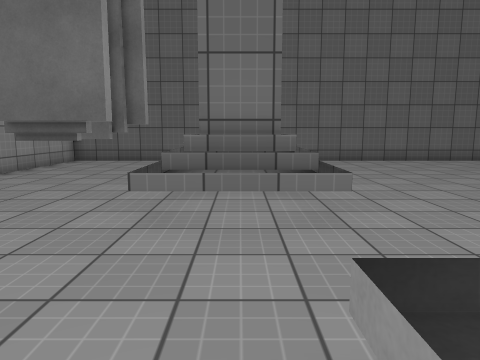
View 1 (above)

16 first-person views from a walk through a 3-D level made in the Unity game engine. The camera is 1.3 m above the floor, tilts 8° down and sees 70° across. The floor is counted in squares, 1 m on a side. Each view is taken from the middle of a square. On the plan, view 1 faces up. The plan holds only what a view shows up to about 15 squares ahead; the rest is blank. The place goes on beyond the plan. Surface patterns are stand-ins for the level's own textures.

View 2
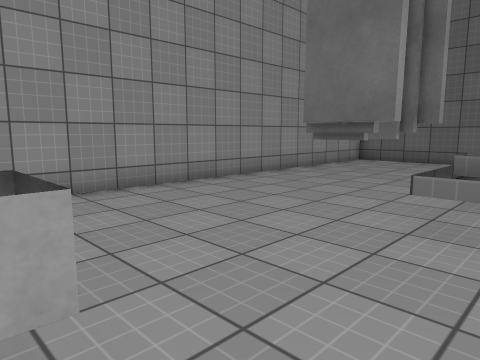

View 3
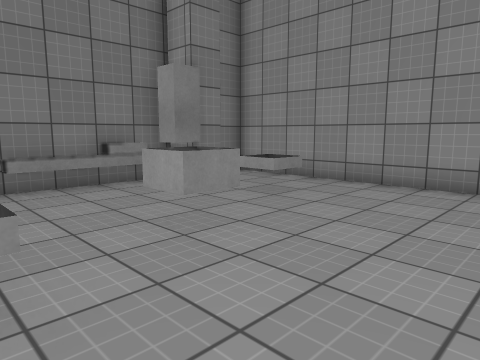

View 4
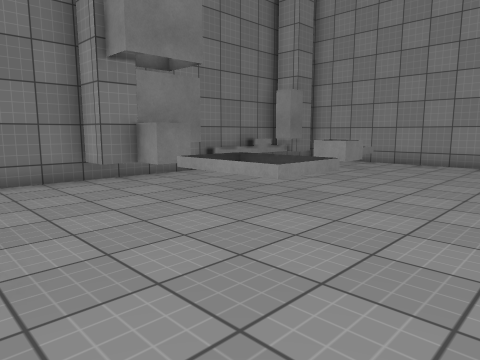

View 5
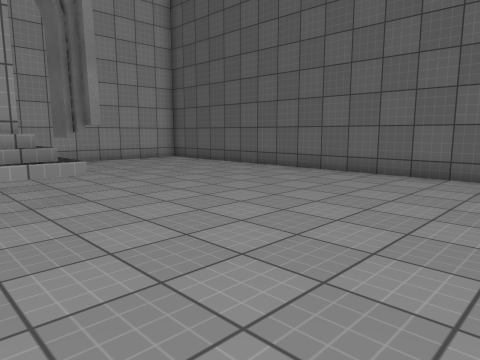

View 6
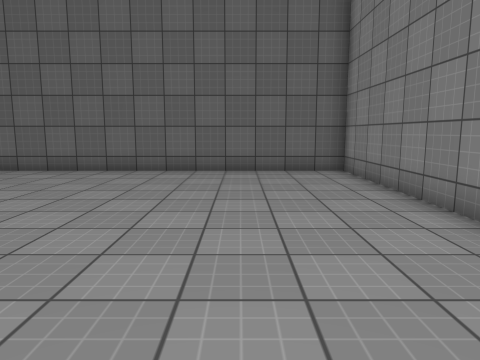

View 7
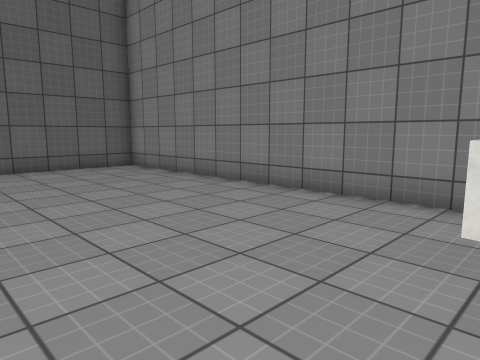

View 8
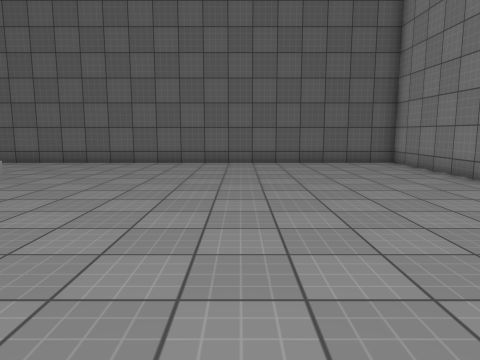

View 9
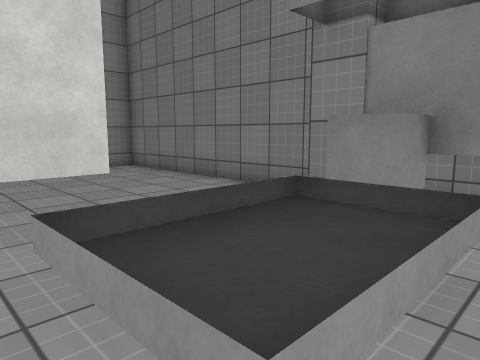

View 10
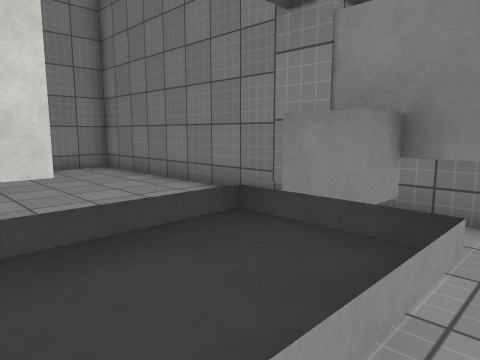

View 11
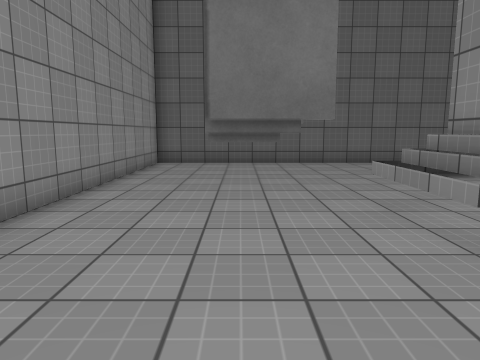

View 12
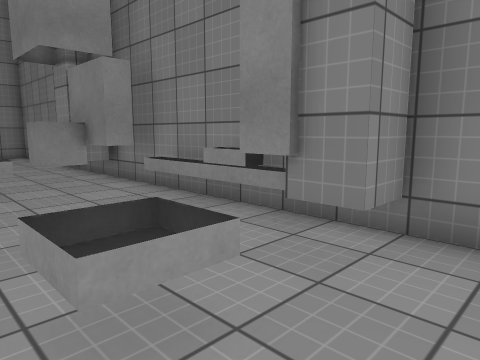

View 13
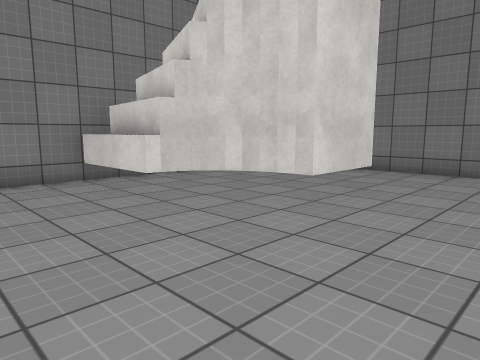

View 14
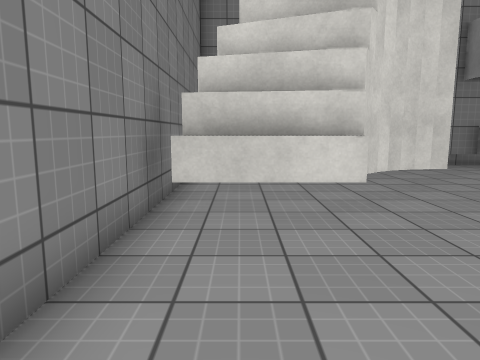

View 15
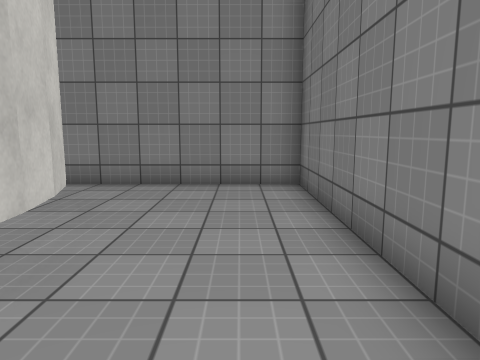

View 16
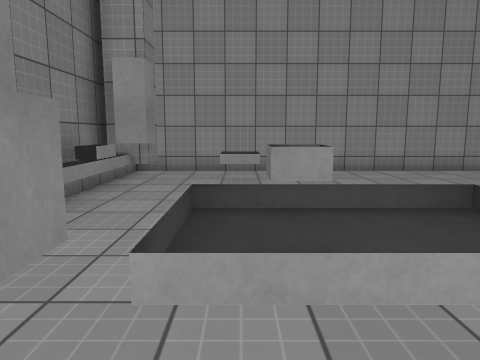

### Floor plan
Key: @ floor where view 1 was taken; # wall or solid block; x gap in a wall; . floor; = window, fence, low wall or low ledge; ^ raised ledge; T thing the floor can be seen under or through.
Columns run from 8 left of view 1 to 13 right of it. Each row starts with its distance up from view 1.
 16 ######################
 15 #....................#
 14 #....................#
 13 #....................#
 12 #....................#
 11 #....................#
 10 #....................#
  9 #...TT...............#
  8 #....................#
  7 #...TT.=#=...........#
  6 #......###...........#
  5 #......=#=...........#
  4 #....................#
  3 #................TTTT#
  2 #...............TT  .#
  1 #........==....T    .#
  0 #.....=.@==....TTTT..#
 -1 #..=.....==..........#
 -2 #....................#
 -3 #...^.....##.........#
 -4 #..##===.^^x.........#
 -5 ######################

Positions as (right, up) in squares from view 1, and headings:
1: (0, 0), facing up
2: (0, 0), facing up-left
3: (1, 4), facing down-left
4: (7, 5), facing down-left
5: (8, 5), facing up-left
6: (9, 4), facing up
7: (6, 3), facing up-right
8: (6, 1), facing up
9: (0, 2), facing down-right
10: (0, 1), facing down-right
11: (-4, 1), facing up
12: (-7, 0), facing down-right
13: (3, 7), facing down-right
14: (11, 9), facing down
15: (4, -3), facing right
16: (4, -1), facing left
